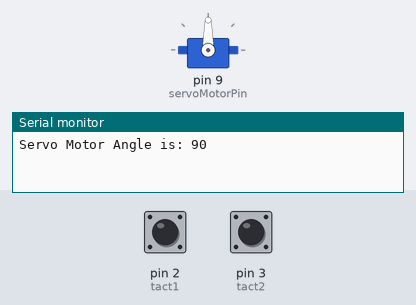
Recording of a sketch running on a simulated Arduino Uno, built with avr-gcc and run on an emulated ATmega328P. On the bench: servo, the last lines printed to the serial monitor. Inputs (shaded band) come from the test bench; at power-on: pin 2 (tact1) HIGH, pin 3 (tact2) HIGH.

Above: at 1.2 s.
1.3 s: pin 2 (tact1) pulled LOW for 0.15 s
At 2.9 s:
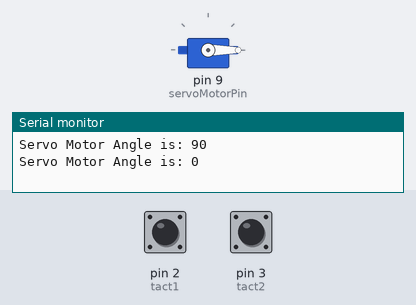
3.2 s: pin 3 (tact2) pulled LOW for 0.15 s
At 4.7 s:
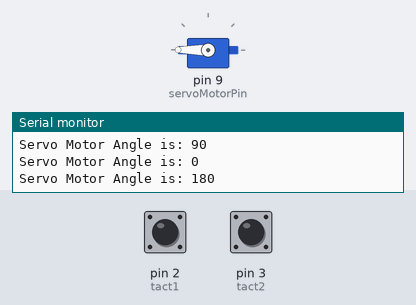
5.5 s: pin 2 (tact1) pulled LOW for 1 s
At 7.3 s:
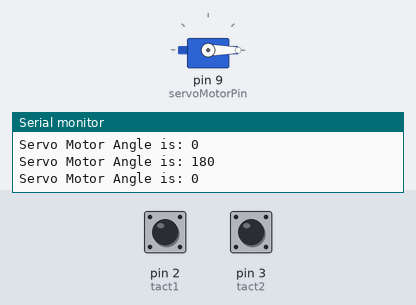
8.0 s: pin 3 (tact2) pulled LOW for 1 s
At 9.1 s:
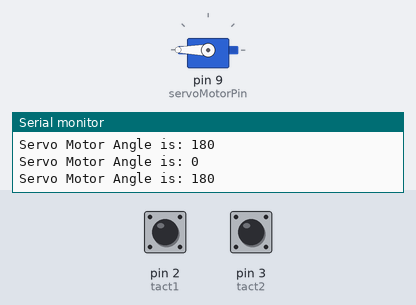
Timing chart, 0 to 11.0 s (numbered marks = the images above; inputs shaded):
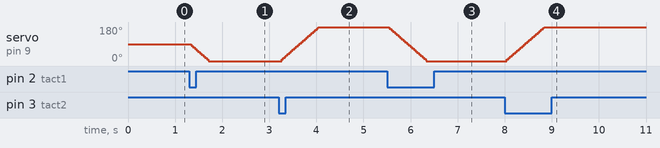

Measured:
- after the input at 1.3 s, servo on pin 9 (servoMotorPin): moves from 90° to 0° over 0.38 s, starting at once
- after the input at 3.2 s, servo on pin 9 (servoMotorPin): moves from 0° to 180° over 0.78 s, starting after 0.06 s
- after the input at 5.5 s, servo on pin 9 (servoMotorPin): moves from 180° to 0° over 0.79 s, starting after 0.05 s
- after the input at 8.0 s, servo on pin 9 (servoMotorPin): moves from 0° to 180° over 0.79 s, starting after 0.05 s

The sketch:

AR24_servo_motor.ino
```cpp
/*
 예제 7.2
 서보모터 구동
*/

// 서보모터 라이브러리 불러오기
#include <Servo.h>

// 서보모터 이름 설정
Servo motor1;

// 서보 모터 신호핀 설정
int servoMotorPin = 9;
int tact1 = 2;
int tact2 = 3;
// 포텐쇼미터 핀 설정
int potentioMeterPin = 0;

// 모터 각도 변수 설정
int motorAngle;
int motorAngleOld;

void setup() {
  pinMode(tact1,INPUT_PULLUP);
  pinMode(tact2, INPUT_PULLUP);
  // 서보모터 설정. 0.6ms 부터 2.4ms 범위로 설정
  motor1.attach(servoMotorPin,600,2400);
  motorAngle = 90;
  motor1.write(motorAngle);

  // 시리얼 통신 설정
  Serial.begin(9600);
}

void loop(){
  // 포텐쇼미터 값을 읽어옴
  if(digitalRead(tact1) == LOW)
  {
    for(int i = motorAngle; i>=0; i-- )
    {
       motor1.write(i);
       motorAngle = i;
       delayMicroseconds(4500);
       if(digitalRead(tact2) == LOW)
        break;
    }
  }
  // 포텐쇼미터 값을 모터 각도로 변환한다
  if(digitalRead(tact2) == LOW)
  {
    for(int i = motorAngle; i<=180; i++ )
    {
       motor1.write(i);
       motorAngle = i;
       delayMicroseconds(4500);
       if(digitalRead(tact1) == LOW)
        break;
    }
  }

  // 이전각도와 현재 각도가 같지 않으면 시리얼 모니터에 각도를 출력한다.
  if(motorAngle != motorAngleOld){
    Serial.print("Servo Motor Angle is: ");
    Serial.println(motorAngle);
  }

  // 현재의 모터 각도를 저장한다.
  motorAngleOld = motorAngle;

  delay(20);

}
```
